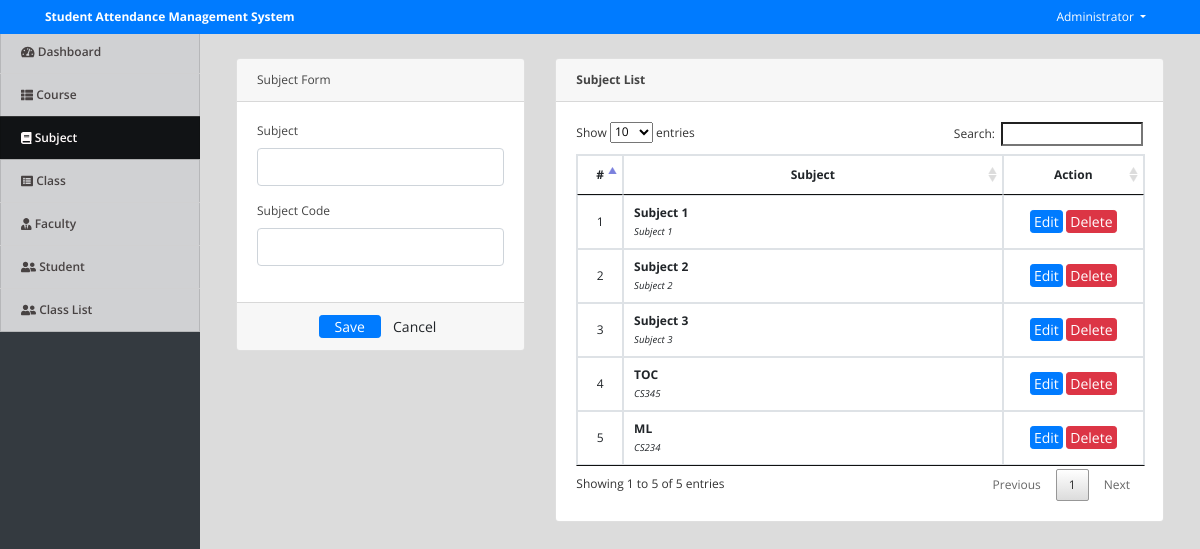
Page /index.php?page=subjects (signed in) on the committed database.
### tables this page shows
CREATE TABLE `subjects` (
  `id` int(30) NOT NULL,
  `subject` varchar(100) NOT NULL,
  `description` text NOT NULL,
  `date_created` datetime NOT NULL DEFAULT current_timestamp()
);

### subjects.php (the view, shortened to what this page needs)
<?php include('db_connect.php');?>
<div class="container-fluid">
	<div class="col-lg-12">
		<div class="row">
			<div class="col-md-4">
			<form action="" id="manage-subject">
				<div class="card">
					<div class="card-header">
						    Subject Form
				  	</div>
					<div class="card-body">
							<div class="form-group">
								<label class="control-label">Subject</label>
								<input type="text" class="form-control" name="subject" required>
							</div>
							<div class="form-group">
								<label class="control-label">Subject Code</label>
								<input name="description" id="" cols="30" rows="4" class="form-control" required></input>
							</div>
					</div>
					<div class="card-footer">
						<div class="row">
							<div class="col-md-12">
								<button class="btn btn-sm btn-primary col-sm-3 offset-md-3"> Save</button>
								<button class="btn btn-sm btn-default col-sm-3" type="reset"> Cancel</button>
							</div>
						</div>
					</div>
				</div>
			</form>
			</div>
			<div class="col-md-8">
				<div class="card">
					<div class="card-header">
						<b>Subject List</b>
					</div>
					<div class="card-body">
						<table class="table table-bordered table-hover">
							<thead>
								<tr>
									<th class="text-center" width="5%">#</th>
									<th class="text-center">Subject</th>
									<th class="text-center" width="25%">Action</th>
								</tr>
							</thead>
							<tbody>
								<?php
								$i = 1;
								$subject = $conn->query("SELECT * FROM subjects order by id asc");
								while($row=$subject->fetch_assoc()):
								?>
								<tr>
									<td class="text-center"><?php echo $i++ ?></td>
									<td class="">
										<p><b><?php echo ucwords($row['subject']) ?></b></p>
										<small><i><?php echo $row['description'] ?></i></small>
									</td>
									<td class="text-center">
										<button class="btn btn-sm btn-primary edit_subject" type="button" data-id="<?php echo $row['id'] ?>"  data-subject="<?php echo $row['subject'] ?>"  data-description="<?php echo $row['description'] ?>" >Edit</button>
										<button class="btn btn-sm btn-danger delete_subject" type="button" data-id="<?php echo $row['id'] ?>">Delete</button>
									</td>
								</tr>
								<?php endwhile; ?>
							</tbody>
						</table>
					</div>
				</div>
			</div>
		</div>
	</div>
</div>

### assets/css/style.css (style rules this page uses)
body { font-family: "Open Sans", sans-serif; color: #444444; width: 100%; height: calc(100%); font-size: 12px; }
.btn-sm { padding: .0001rem .2rem; }

### index.php (style rules this page uses)
body { background: #80808045; }

### subjects.php (style rules this page uses)
td { vertical-align: middle !important; }
td p { margin: unset; }

### rows in the picture
subjects: subject "Subject 1", description "Subject 1"
subjects: subject "Subject 2", description "Subject 2"
subjects: subject "Subject 3", description "Subject 3"
subjects: subject "TOC", description "CS345"
subjects: subject "ML", description "CS234"

### other values in the picture
$_SESSION['system']['name'] "Student Attendance Management System"
$_SESSION['login_name'] "Administrator"
